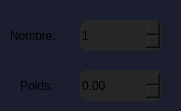
     <widget class="QFrame" name="frame_6">
      <property name="geometry">
       <rect>
        <x>290</x>
        <y>190</y>
        <width>181</width>
        <height>111</height>
       </rect>
      </property>
      <property name="cursor">
       <cursorShape>PointingHandCursor</cursorShape>
      </property>
      <property name="styleSheet">
       <string notr="true">background-color: rgb(26, 30, 47);
border-radius:15px;</string>
      </property>
      <property name="frameShape">
       <enum>QFrame::Shape::StyledPanel</enum>
      </property>
      <property name="frameShadow">
       <enum>QFrame::Shadow::Raised</enum>
      </property>
      <widget class="QLabel" name="label_21">
       <property name="geometry">
        <rect>
         <x>10</x>
         <y>10</y>
         <width>61</width>
         <height>51</height>
        </rect>
       </property>
       <property name="styleSheet">
        <string notr="true">background-color: rgb(26, 30, 47);</string>
       </property>
       <property name="text">
        <string>Nombre:</string>
       </property>
      </widget>
      <widget class="QLabel" name="label_40">
       <property name="geometry">
        <rect>
         <x>20</x>
         <y>70</y>
         <width>41</width>
         <height>31</height>
        </rect>
       </property>
       <property name="styleSheet">
        <string notr="true">background-color: rgb(26, 30, 47);</string>
       </property>
       <property name="text">
        <string>Poids:</string>
       </property>
      </widget>
      <widget class="QSpinBox" name="spinBoxNbBagages">
       <property name="geometry">
        <rect>
         <x>80</x>
         <y>20</y>
         <width>81</width>
         <height>31</height>
        </rect>
       </property>
       <property name="mouseTracking">
        <bool>true</bool>
       </property>
       <property name="styleSheet">
        <string notr="true">background-color: rgb(38, 38, 38);
border-radius:7px;</string>
       </property>
       <property name="minimum">
        <number>1</number>
       </property>
       <property name="maximum">
        <number>5</number>
       </property>
      </widget>
      <widget class="QDoubleSpinBox" name="doubleSpinBoxPoidsBagages">
       <property name="geometry">
        <rect>
         <x>80</x>
         <y>70</y>
         <width>81</width>
         <height>31</height>
        </rect>
       </property>
       <property name="styleSheet">
        <string notr="true">background-color: rgb(38, 38, 38);
border-radius:7px;
</string>
       </property>
      </widget>
     </widget>
